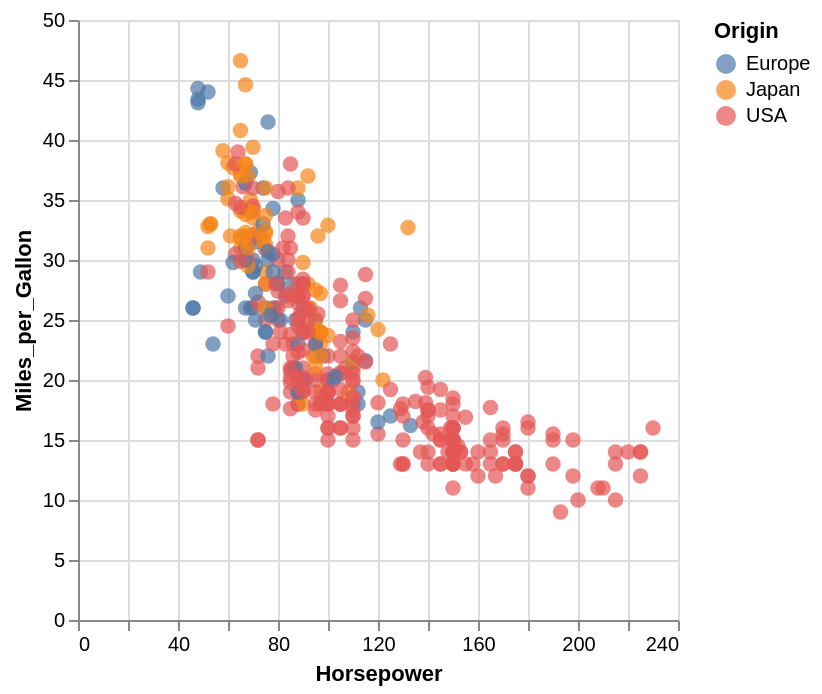

Notebook source saved alongside this figure:
### Code cell
chart

### Figure 1 — Vega-Lite specification as saved in the notebook (floating-point values rounded to 4 significant figures; data arrays with more than 128 entries replaced by an {"elided": "..."} marker saying what was removed)
{"config": {"view": {"continuousWidth": 300, "continuousHeight": 300}}, "data": {"name": "data-583e73726c1545c56c203344161a975c"}, "mark": {"type": "circle", "size": 60}, "encoding": {"color": {"field": "Origin", "type": "nominal"}, "tooltip": [{"field": "Name", "type": "nominal"}, {"field": "Origin", "type": "nominal"}, {"field": "Horsepower", "type": "quantitative"}, {"field": "Miles_per_Gallon", "type": "quantitative"}], "x": {"field": "Horsepower", "type": "quantitative"}, "y": {"field": "Miles_per_Gallon", "type": "quantitative"}}, "params": [{"name": "param_1", "select": {"type": "interval", "encodings": ["x", "y"]}, "bind": "scales"}], "$schema": "https://vega.github.io/schema/vega-lite/v5.20.1.json", "datasets": {"data-583e73726c1545c56c203344161a975c": {"elided": "406 records"}}}
